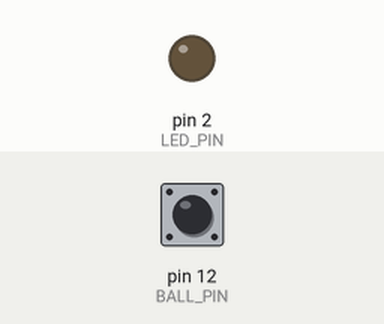
A sketch run on a simulated Arduino Uno, built with avr-gcc and run on an emulated ATmega328P. Parts: output pins drawn as LEDs (lit = HIGH). The inputs (shaded band) are chosen by the test bench; at power-on: pin 12 (BALL_PIN) HIGH.

Above: at 1.2 s.
1.3 s: pin 12 (BALL_PIN) pulled LOW for 0.15 s
At 1.37 s:
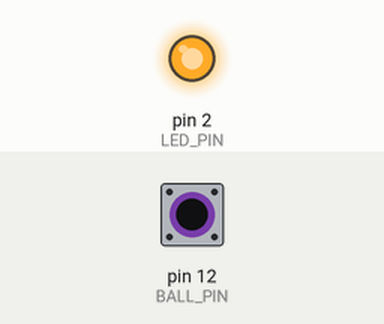
2.9 s: pin 12 (BALL_PIN) pulled LOW for 3.2 s
At 6.6 s:
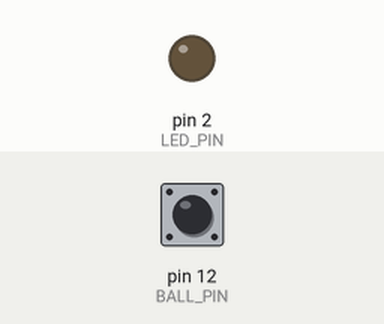
Timing chart, 0 to 8.1 s (numbered marks = the images above; inputs shaded):
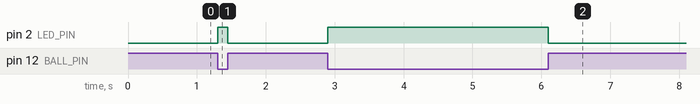

Measured:
- after the input at 1.3 s, pin 2 (LED_PIN): LOW → HIGH at once, → LOW 0.15 s later
- after the input at 2.9 s, pin 2 (LED_PIN): LOW → HIGH at once, → LOW 3.2 s later

The sketch:

Tilt_Ball_Switch.ino
```cpp
/*
  Program to use a tilt ball switch to light LED
*/

// defining the components connected to the pins
#define LED_PIN 2
#define BALL_PIN 12

void setup() {
  // setting the inputs and outputs
  pinMode(LED_PIN, OUTPUT);
  pinMode(BALL_PIN, INPUT_PULLUP); // HIGH by default

}

void loop() {
  // set the value of the LED according to the value of the ball
  // tilt upwards - LED ON, laid down - LED OFF
  digitalWrite(LED_PIN, !digitalRead(BALL_PIN));
}
```
